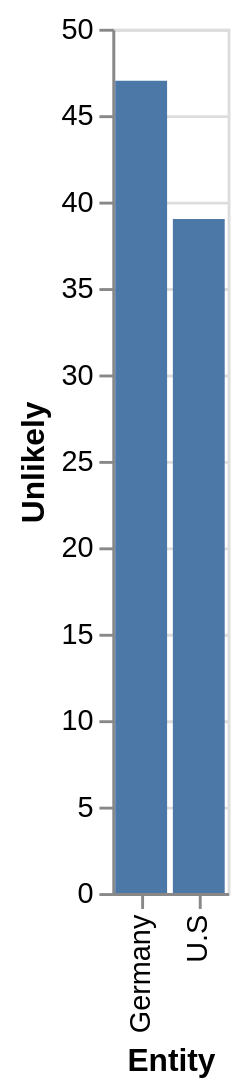

Here is the Vega-Lite specification saved for this chart:
### Vega-Lite specification from a JSON file in a GitHub repository (floating-point values rounded to 4 significant figures)
{"$schema": "https://vega.github.io/schema/vega-lite/v5.json", "description": "Bar chart auto-generated from CSV", "data": {"values": [{"Entity": "Germany", "Unlikely": "47", "Likely": "49"}, {"Entity": "U.S", "Unlikely": "39", "Likely": "59"}]}, "mark": "bar", "encoding": {"x": {"field": "Entity", "type": "ordinal"}, "y": {"field": "Unlikely", "type": "quantitative"}}}
